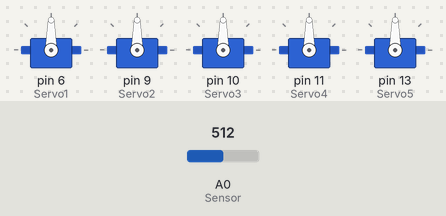
Bench run of a sketch on a simulated Arduino Uno, built with avr-gcc and run on an emulated ATmega328P. Shown: 5 × servo. Inputs (shaded band) come from the test bench; at power-on: A0 (Sensor) = 512.

Above: at 5.8 s.
5.9 s: A0 (Sensor) set to 588
11.9 s: A0 (Sensor) set to 617
At 16.1 s:
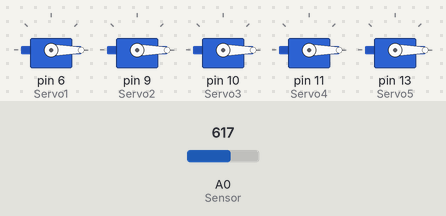
21.5 s: A0 (Sensor) set to 511
At 26.1 s:
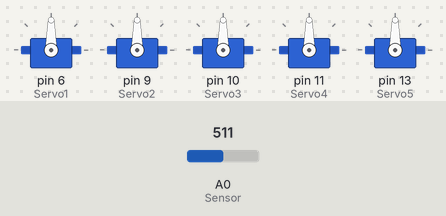
27.5 s: A0 (Sensor) set to 716
At 31.2 s:
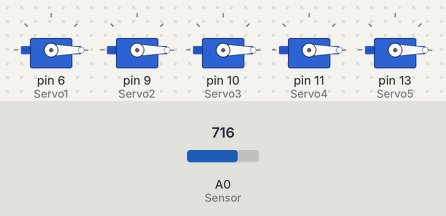
Timing chart, 0 to 32.7 s (numbered marks = the images above; inputs shaded):
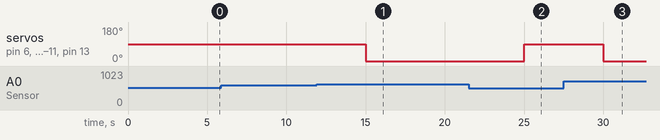

The sketch:

open_close.ino
```cpp
//Includes
#include <Servo.h>

//Constants
const int Servo1 = 6;
const int Servo2 = 9;
const int Servo3 = 10;
const int Servo4 = 11;
const int Servo5 = 13;

const int Sensor = A0;
const int thr = 600;

//Objects
Servo minimo;
Servo anelar;
Servo medio;
Servo indicador;
Servo polegar;

void setup() {

  // initialize serial communication at 9600 bits per second:
  Serial.begin(9600);

  //initialize outputs
  pinMode(Servo1, OUTPUT);
  pinMode(Servo2, OUTPUT);
  pinMode(Servo3, OUTPUT);
  pinMode(Servo4, OUTPUT);
  pinMode(Servo5, OUTPUT);

  //initialize inputs
  pinMode(Sensor, INPUT);

  //Attach finger objects to servos
  minimo.attach(Servo1);
  anelar.attach(Servo2);
  medio.attach(Servo3);
  indicador.attach(Servo4);
  polegar.attach(Servo5);

}

void loop() {

  //Read sensor input
  int emg = analogRead(Sensor);
  bool activeMuscle = active(emg, thr);

  //Close hand
  if (activeMuscle){
    polegar.write(0);
    indicador.write(0);
    medio.write(0);
    anelar.write(0);
    minimo.write(0);
  }
  //Delay
  delay(5000);

  //Open hand
  polegar.write(90);
  indicador.write(90);
  medio.write(90);
  anelar.write(90);
  minimo.write(90);
}

bool active(int sensor, int threshold){
  if (sensor < threshold) {
    return false;
  } else return true;
}
```

Measured:
- the behaviour switches between 599 and 600 on A0 (Sensor) (found by bisection; images 0 and 1)
- after the input at 5.9 s, every drawn part: stays the same
- after the input at 11.9 s, servo on pin 6 (Servo1), servo on pin 9 (Servo2), servo on pin 10 (Servo3), servo on pin 11 (Servo4), servo on pin 13 (Servo5): 90° → 0° after 3.1 s
- after the input at 21.5 s, servo on pin 6 (Servo1), servo on pin 9 (Servo2), servo on pin 10 (Servo3), servo on pin 11 (Servo4), servo on pin 13 (Servo5): 0° → 90° after 3.5 s
- after the input at 27.5 s, servo on pin 6 (Servo1), servo on pin 9 (Servo2), servo on pin 10 (Servo3), servo on pin 11 (Servo4), servo on pin 13 (Servo5): 90° → 0° after 2.5 s
